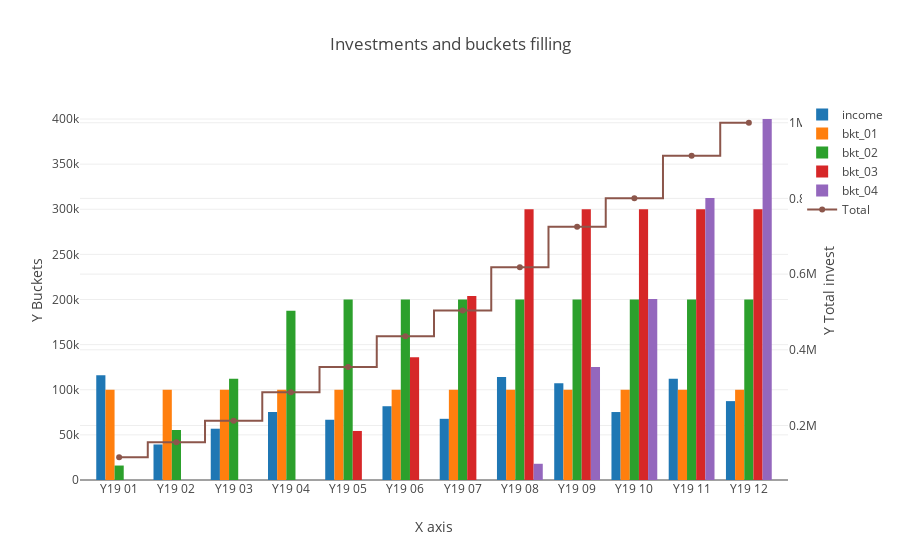

Notebook source saved alongside this figure:
### Code cell
import pandas as pd
import numpy as np
from random import randint
from plotly.offline import init_notebook_mode, iplot
init_notebook_mode(connected=True)

traces = []
for c in columns[1:]:
    trace = {
        'x': grouped_and_aggregated_df.index,
        'y': grouped_and_aggregated_df[c],
        'name': c,
    'type': 'bar',
    'yaxis': 'y'
    }
    traces.append(trace)

trace_cumsum = {
    'x': grouped_and_aggregated_df.index, 
    'y': grouped_and_aggregated_df.cum_sum,
    'name': 'Total',
    'type': 'scatter',
    'yaxis': 'y2',
    'mode':'markers+lines',
    'line': {
        'shape': 'hvh',
    }
}
traces.append(trace_cumsum)

layout = {
    'xaxis': {
        'title': 'X axis'
    },
    'yaxis': {
        'title': 'Y Buckets',
        'side': 'left',
        'zeroline': True
    },
    'yaxis2': {
        'title': 'Y Total invest',
        'side': 'right',
        'overlaying': 'y',
    },
    'barmode': 'group',
    'title': 'Investments and buckets filling', 
}

iplot({'data': traces, 'layout': layout})

### Figure 1 — Plotly figure (JSON) as saved in the notebook; plotly's stock layout.template omitted (floating-point values rounded to 4 significant figures)
{"data": [{"name": "income", "type": "bar", "uid": "40adb772-daba-4eaa-a4bf-07868ea339f0", "x": ["Y19 01", "Y19 02", "Y19 03", "Y19 04", "Y19 05", "Y19 06", "Y19 07", "Y19 08", "Y19 09", "Y19 10", "Y19 11", "Y19 12"], "y": [116022, 39376, 56826, 75347, 66764, 81741, 67801, 114109, 107138, 75310, 112164, 87402], "yaxis": "y"}, {"name": "bkt_01", "type": "bar", "uid": "f21c6760-66c5-4862-bb90-a7fc536a5670", "x": ["Y19 01", "Y19 02", "Y19 03", "Y19 04", "Y19 05", "Y19 06", "Y19 07", "Y19 08", "Y19 09", "Y19 10", "Y19 11", "Y19 12"], "y": [100000, 100000, 100000, 100000, 100000, 100000, 100000, 100000, 100000, 100000, 100000, 100000], "yaxis": "y"}, {"name": "bkt_02", "type": "bar", "uid": "23917c12-708f-4334-aee0-fd4499f66e5a", "x": ["Y19 01", "Y19 02", "Y19 03", "Y19 04", "Y19 05", "Y19 06", "Y19 07", "Y19 08", "Y19 09", "Y19 10", "Y19 11", "Y19 12"], "y": [16022, 55398, 112224, 187571, 200000, 200000, 200000, 200000, 200000, 200000, 200000, 200000], "yaxis": "y"}, {"name": "bkt_03", "type": "bar", "uid": "a1898eca-4139-46fb-960c-f6b696a1567a", "x": ["Y19 01", "Y19 02", "Y19 03", "Y19 04", "Y19 05", "Y19 06", "Y19 07", "Y19 08", "Y19 09", "Y19 10", "Y19 11", "Y19 12"], "y": [0, 0, 0, 0, 54335, 136076, 203877, 300000, 300000, 300000, 300000, 300000], "yaxis": "y"}, {"name": "bkt_04", "type": "bar", "uid": "b66b3251-297e-41aa-9469-1f521627979d", "x": ["Y19 01", "Y19 02", "Y19 03", "Y19 04", "Y19 05", "Y19 06", "Y19 07", "Y19 08", "Y19 09", "Y19 10", "Y19 11", "Y19 12"], "y": [0, 0, 0, 0, 0, 0, 0, 17986, 125124, 200434, 312598, 400000], "yaxis": "y"}, {"line": {"shape": "hvh"}, "mode": "markers+lines", "name": "Total", "type": "scatter", "uid": "26766031-d4ef-4f0e-8cd3-b9745b9d899e", "x": ["Y19 01", "Y19 02", "Y19 03", "Y19 04", "Y19 05", "Y19 06", "Y19 07", "Y19 08", "Y19 09", "Y19 10", "Y19 11", "Y19 12"], "y": [116022, 155398, 212224, 287571, 354335, 436076, 503877, 617986, 725124, 800434, 912598, 1000000], "yaxis": "y2"}], "layout": {"barmode": "group", "title": "Investments and buckets filling", "xaxis": {"title": "X axis"}, "yaxis": {"side": "left", "title": "Y Buckets", "zeroline": true}, "yaxis2": {"overlaying": "y", "side": "right", "title": "Y Total invest"}}}
